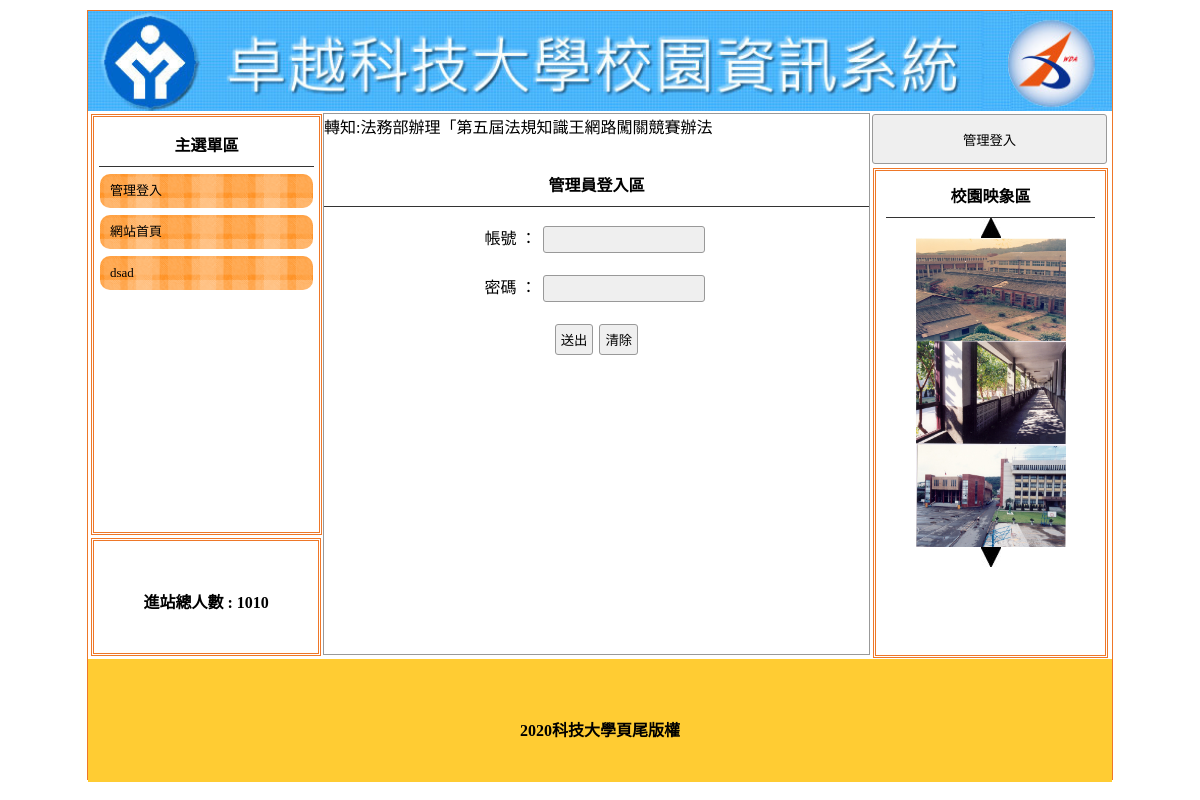
/?do=login, run on the app's committed database.
### tables this page shows
CREATE TABLE `title` (
  `id` int(11) UNSIGNED NOT NULL,
  `text` text DEFAULT NULL,
  `img` text DEFAULT NULL,
  `sh` int(1) NOT NULL
);

CREATE TABLE `menu` (
  `id` int(11) UNSIGNED NOT NULL,
  `text` text NOT NULL,
  `href` text NOT NULL,
  `parent` int(11) UNSIGNED NOT NULL,
  `sh` int(1) UNSIGNED NOT NULL
);

CREATE TABLE `total` (
  `id` int(11) UNSIGNED NOT NULL,
  `total` int(11) UNSIGNED NOT NULL
);

CREATE TABLE `ad` (
  `id` int(11) UNSIGNED NOT NULL,
  `text` text DEFAULT NULL,
  `img` text DEFAULT NULL,
  `sh` int(1) NOT NULL
);

CREATE TABLE `image` (
  `id` int(11) UNSIGNED NOT NULL,
  `text` text DEFAULT NULL,
  `img` text DEFAULT NULL,
  `sh` int(1) NOT NULL
);

CREATE TABLE `bottom` (
  `id` int(11) UNSIGNED NOT NULL,
  `bottom` text NOT NULL
);

### base.php (called while the page is built, shortened)
<?php
class DB{
    protected $table;
    protected $dsn="mysql:host=localhost;dbname=dbname1;charset=utf8";
    protected $pdo;
    function __construct($table){
        $this->table=$table;
        $this->pdo=new PDO($this->dsn,'root','');
    }
    function all(...$arg){
        $sql="select * from $this->table ";
        if(isset($arg[0])){
            if(is_array($arg[0])){
                foreach($arg[0] as $key => $value){
                    $tmp[]=sprintf("`%s`='%s'",$key,$value);
                }
                $sql .= " where ".implode(" && ",$tmp);
            }else{
                $sql .= $arg[0];
            }
        }
        return $this->pdo->query($sql)->fetchAll();
    }
    function count(...$arg){
        $sql="select count(*) from $this->table ";
        if(isset($arg[0])){
            if(is_array($arg[0])){
                foreach($arg[0] as $key => $value){
                    $tmp[]=sprintf("`%s`='%s'",$key,$value);
                }
                $sql .= " where ".implode(" && ",$tmp);
            }else{
                $sql .= $arg[0];
            }
        }
        return $this->pdo->query($sql)->fetchColumn();
    }
    function find($id){
        $sql="select * from $this->table ";
        if(is_array($id)){
            foreach($id as $key => $value){
                $tmp[]=sprintf("`%s`='%s'",$key,$value);
            }
            $sql .= " where ".implode(" && ",$tmp);
        }else{
            $sql .= " where `id`='$id'";
        }
        return $this->pdo->query($sql)->fetch(PDO::FETCH_ASSOC);
    }
    function save($arr){
        if(isset($arr['id'])){
            foreach($arr as $key => $value){
                $tmp[]=sprintf("`%s`='%s'",$key,$value);
            }
            $sql="update $this->table set ".implode(',',$tmp)." where `id`='{$arr['id']}'";
        }else{
            $sql="insert into $this->table (`".implode("`,`",array_keys($arr))."`) values('".implode("','",$arr)."')";
        }
        return $this->pdo->exec($sql);
    }
}
$Title=new DB("title");
$Ad=new DB("ad");
$Image=new DB("image");
$Total=new DB("total");
$Bottom=new DB("bottom");
$Menu=new DB("menu");
?>

### index.php (the view, shortened to what this page needs)
<?php include_once "base.php"; ?>
<!DOCTYPE html PUBLIC "-//W3C//DTD XHTML 1.0 Transitional//EN" "http://www.w3.org/TR/xhtml1/DTD/xhtml1-transitional.dtd">
<html xmlns="http://www.w3.org/1999/xhtml">
<head>
	<link href="./css/css.css" rel="stylesheet" type="text/css">
</head>
<body>
	<div id="main">
		<a title="<?= $Title->find(['sh' => 1])['text']; ?>" href="index.php">
			<div class="ti" style="background:url('img/<?= $Title->find(['sh' => 1])['img']; ?>'); background-size:cover;"></div>
		</a>
		<div id="ms">
			<div id="lf" style="float:left;">
				<div id="menuput" class="dbor">
					<span class="t botli">主選單區</span>
					<?php
					$mainmu = $Menu->all(['sh' => 1, 'parent' => 0]);
					foreach ($mainmu as $main) {
					?>
						<div class="mainmu" style="position:relative;">
							<a style="color:#000; font-size:13px; text-decoration:none;" href="<?= $main['href']; ?>"><?= $main['text']; ?></a>
						</div>
					<?php }; ?>
				</div>
				<div class="dbor" style="margin:3px; width:95%; height:20%; line-height:100px;">
					<span class="t">進站總人數 : <?= $Total->find(1)['total']; ?></span>
				</div>
			</div>
			<?php
			$do = (isset($_GET['do'])) ? $_GET['do'] : 'main';
			$file = "./front/" . $do . ".php";
			if (file_exists($file)) {
				include $file;
			} else {
				include "./front/main.php";
			}; ?>
			<div class="di di ad" style="height:540px; width:23%; padding:0px; margin-left:22px; float:left; ">
				<?php
				if (isset($_SESSION['login'])) {
					?>
					<button style="width:100%; margin-left:auto; margin-right:auto; margin-top:2px; height:50px;" onclick="lo('backend.php')">返回管理</button>
					<div style="width:89%; height:480px;" class="dbor">
				<?php
				}else{
					?>
					<button style="width:100%; margin-left:auto; margin-right:auto; margin-top:2px; height:50px;" onclick="lo('?do=login')">管理登入</button>
					<div style="width:89%; height:480px;" class="dbor">
<?php
				}
				?>
					<span class="t botli">校園映象區</span>
					<div class='cent' onclick="pp(1)">
						<img src="icon/up.jpg">
					</div>
					<?php
					$imgs = $Image->all(['sh' => 1]);
					foreach ($imgs as $key => $img) {
						echo "<div class='cent im' id='ssaa$key'><img src='img/{$img['img']}' style='width:150px;height:103px'></div>";
					}
					?>
					<div class='cent' onclick="pp(2)">
						<img src="icon/dn.jpg">
					</div>
				</div>
			</div>
		</div>
		<div style="width:1024px; left:0px; position:relative; background:#FC3; margin-top:4px; height:123px; display:block;">
			<span class="t" style="line-height:123px;"><?= $Bottom->find(1)['bottom']; ?></span>
		</div>
	</div>
</body>
</html>

### front/marquee.php (shortened to what this page needs)
<marquee scrolldelay="120" direction="left" style="position:absolute; width:100%; height:40px;">
<?php
$ads=$Ad->all(['sh'=>1]);
foreach($ads as $ad){
  echo $ad['text']."&nbsp;";
}
;?>
</marquee>

### css/css.css (style rules this page uses)
body { padding:0px; margin:0px; }
#main { width:1024px; height:768px; margin:10px auto 10px auto; border:#EE7728 1px solid; position:relative; }
.ti { width:100%; height:100px; position:relative; background-size:cover; background-repeat:no-repeat; }
.dbor { border:#EE7728 double 3px; margin:1px; padding:2px 10px 2px 10px; }
.t { font-weight:800; display:block; text-align:center; padding:10px 1px 10px 1px; }
.botli { border-bottom:#333 1px solid; }
.mainmu { position:relative; border-radius:10px; background:url(../icon/menu.fw.png) center no-repeat; background-size:cover; line-height:30px; padding:2px 10px 2px 10px; margin:7px 1px 7px 1px; height: 30px; }
#lf { height:540px; width:21%; display:inline-block; }
#menuput { width:100%; height:75%; position:relative; padding:5px; display:block; margin: 3px; }
.di { display:inline-block; }
.ad { margin:1px; padding:2px 10px 2px 10px; }
.cent { text-align:center; }
input,button { border:#999 1px solid; border-radius:3px; background:#EFEFEF; padding:5px; margin:3px; }

### data on the page
title: img (picture)
menu: text "管理登入"
menu: text "網站首頁"
menu: text "dsad"
total: total "1010"
ad: text "轉知:法務部辦理「第五屆法規知識王網路闖關競賽辦法"
image: img (picture)
image: img (picture)
image: img (picture)
bottom: bottom "2020科技大學頁尾版權"
